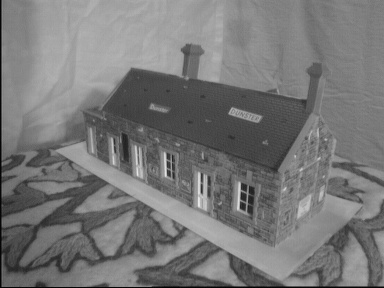
%> input picture exercise5/epipolar/house1.jpg, 384 x 288 px
$ octave test_fundamental_matrix.m   (GNU Octave 9; MATLAB toolbox functions it lacks are replaced by stand-ins)
%> lines starting %> are read from the running program, lines starting %| are printed output that depends on the picture
### exercise5/normalize_points.m
function [NP, T] = normalize_points(P)
    P = P(1:2,:);
    mu = mean(P,2);
    scale = sqrt(2) / mean(sqrt(sum((P - repmat(mu,1,size(P,2))) .^2, 1)));
    T = [scale,0,-mu(1)*scale; 0, scale, -mu(2) * scale; 0, 0, 1];
    NP = zeros(3,size(P,2));
    for i = 1:size(P,2)
        NP(:,i) = T * [P(:,i);1];
    end

### exercise5/fundamental_matrix.m
function [F, e1, e2] = fundamental_matrix(x1,x2)

    [NP1,T1] = normalize_points(x1);
    [NP2,T2] = normalize_points(x2);
    A = [];
    % Build matrix A
    for i = 1:size(NP1,2)
        A(i,:) = [NP2(1,i) * NP1(1,i), NP2(1,i) * NP1(2,i), NP2(1,i), NP2(2,i) * NP1(1,i), NP2(2,i) * NP1(2,i),NP2(2,i),NP1(1,i), NP1(2,i),1];
        %A(i,:) = [NP2(i,1) * NP1(i,1), NP2(i,2) * NP1(i,1), NP1(i,1), NP2(i,1) * NP1(i,2), NP2(i,2) * NP1(i,2),NP1(i,2),NP2(i,1), NP2(i,2),1];
    end
     % Perform SVD to get the best approximate solution
    [~,~,V] = svd(A);
    % Pazi ali je V transponirana?


    % Get the vector that corresponds to the smallest eigenvalue (last one,
    % eigenvalues are ordered from largest to smallest)
    v = V(:,9);

    % Get the solution

    Ft = reshape(v,[3,3])';

    % Reduce the rank
    [U,D,V] = svd(Ft);
    D(3,3) = 0;

    % Reconstruct
    Ft = U * D * V';
    F = T2' * Ft * T1;
    [U,~,V] = svd(F);

    % Compute epipoles
    e1 = V(:,3) / V(3,3);
    e2 = U(:,3) / U(3,3);


### exercise5/draw_line.m
function draw_line( l, w, h, color)
% l ... line (l = [a , b, c])
% w ... image width
% h ... image height
% color ... line color (e.g. col = 'g')

y1 = 0 ; y2 = h+1 ;
x1 = 0 ; x2 = w+1 ;
if l(2) < l(1)
    x1 = (-l(3)-l(2)*y1)/l(1) ;
    x2 = (-l(3)-l(2)*y2)/l(1) ;
else
    y1 = (-l(3)-l(1)*x1)/l(2) ;
    y2 = (-l(3)-l(1)*x2)/l(2) ;
end

plot([x1, x2], [y1, y2], color) ;

### exercise5/test_fundamental_matrix.m
close all;

points = load('epipolar/house_points.txt');
hleft = rgb2gray(imread('epipolar/house1.jpg'));
%> hleft: size 288x384 uint8; min 0, max 232, mean 119.2
hright = rgb2gray(imread('epipolar/house2.jpg'));
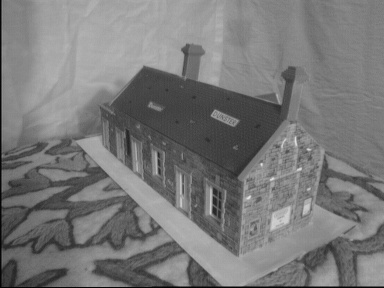
%> input picture exercise5/epipolar/house2.jpg, 384 x 288 px
%> hright: size 288x384 uint8; min 0, max 229, mean 120.7
p = [85,233,1]';

[F,e1,e2] = fundamental_matrix(points(:,1:2)',points(:,3:4)');

l1 = F * p;

subplot(1,2,1);
imshow(hleft);
hold on
plot(85,233,'g*');
plot(points(:,1),points(:,2),'r+');

subplot(1,2,2);
[h,w] = size(hright);
%> h = 288; w = 384
imshow(hright);
hold on
draw_line(l1,w,h,'green');
plot(points(:,3),points(:,4),'r+');
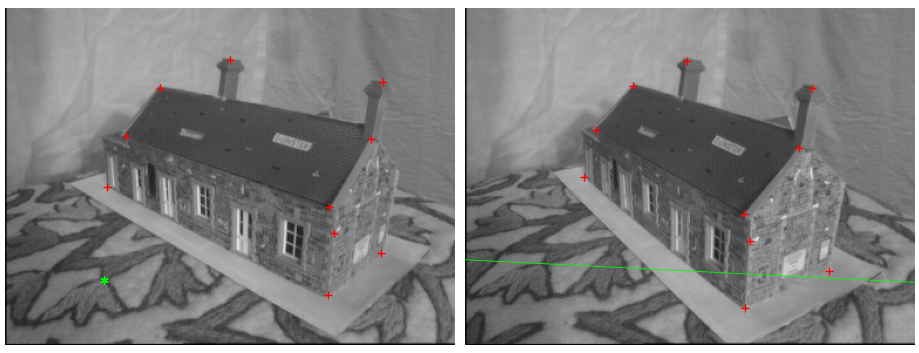
%> figure redrawn from the program's plot data, 2 panels
